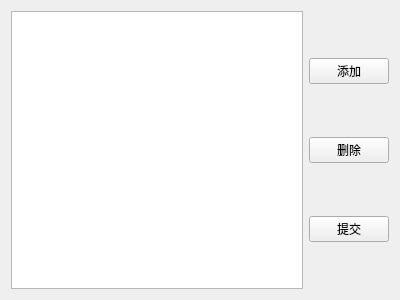
<?xml version="1.0" encoding="UTF-8"?>
<ui version="4.0">
 <class>BizManageWidget</class>
 <widget class="QWidget" name="BizManageWidget">
  <property name="geometry">
   <rect>
    <x>0</x>
    <y>0</y>
    <width>400</width>
    <height>300</height>
   </rect>
  </property>
  <property name="windowTitle">
   <string>商铺</string>
  </property>
  <layout class="QHBoxLayout" name="horizontalLayout">
   <item>
    <widget class="QTableView" name="tableView">
     <property name="selectionMode">
      <enum>QAbstractItemView::SingleSelection</enum>
     </property>
     <property name="selectionBehavior">
      <enum>QAbstractItemView::SelectRows</enum>
     </property>
    </widget>
   </item>
   <item>
    <layout class="QVBoxLayout" name="verticalLayout">
     <item>
      <widget class="QPushButton" name="pushButtonAdd">
       <property name="text">
        <string>添加</string>
       </property>
      </widget>
     </item>
     <item>
      <widget class="QPushButton" name="pushButtonDelete">
       <property name="text">
        <string>删除</string>
       </property>
      </widget>
     </item>
     <item>
      <widget class="QPushButton" name="pushButtonSubmit">
       <property name="text">
        <string>提交</string>
       </property>
      </widget>
     </item>
    </layout>
   </item>
  </layout>
 </widget>
 <resources/>
 <connections/>
</ui>
